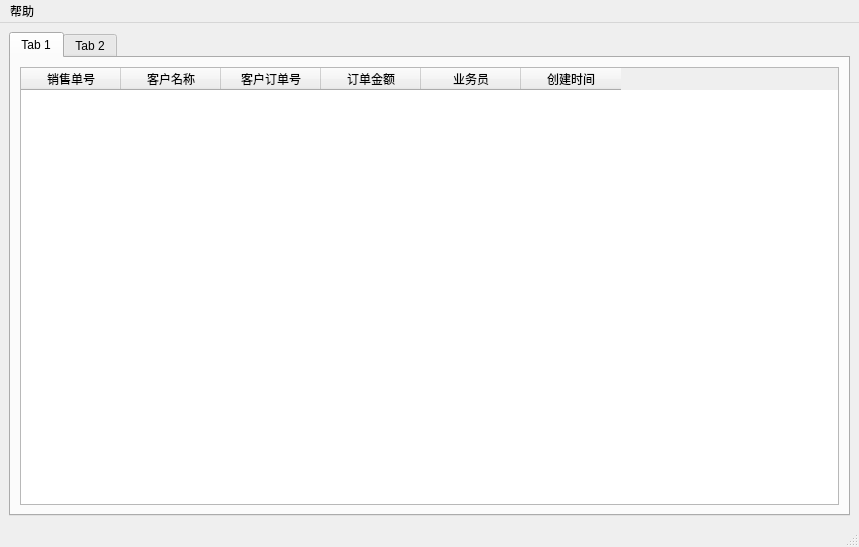
<?xml version="1.0" encoding="UTF-8"?>
<ui version="4.0">
 <class>Home</class>
 <widget class="QMainWindow" name="Home">
  <property name="geometry">
   <rect>
    <x>0</x>
    <y>0</y>
    <width>859</width>
    <height>547</height>
   </rect>
  </property>
  <property name="windowTitle">
   <string>MainWindow</string>
  </property>
  <widget class="QWidget" name="centralwidget">
   <layout class="QGridLayout" name="gridLayout">
    <item row="0" column="0">
     <widget class="QTabWidget" name="tabWidget">
      <property name="currentIndex">
       <number>0</number>
      </property>
      <widget class="QWidget" name="tab_3">
       <attribute name="title">
        <string>Tab 1</string>
       </attribute>
       <layout class="QGridLayout" name="gridLayout_2">
        <item row="0" column="0">
         <widget class="QTableWidget" name="tableWidget">
          <column>
           <property name="text">
            <string comment="方法" extracomment="飞飞飞">销售单号</string>
           </property>
          </column>
          <column>
           <property name="text">
            <string>客户名称</string>
           </property>
          </column>
          <column>
           <property name="text">
            <string>客户订单号</string>
           </property>
          </column>
          <column>
           <property name="text">
            <string>订单金额</string>
           </property>
          </column>
          <column>
           <property name="text">
            <string>业务员</string>
           </property>
          </column>
          <column>
           <property name="text">
            <string>创建时间</string>
           </property>
          </column>
         </widget>
        </item>
       </layout>
      </widget>
      <widget class="QWidget" name="tab_4">
       <attribute name="title">
        <string>Tab 2</string>
       </attribute>
      </widget>
     </widget>
    </item>
   </layout>
  </widget>
  <widget class="QMenuBar" name="menubar">
   <property name="geometry">
    <rect>
     <x>0</x>
     <y>0</y>
     <width>859</width>
     <height>24</height>
    </rect>
   </property>
   <widget class="QMenu" name="menu">
    <property name="title">
     <string>帮助</string>
    </property>
    <addaction name="action"/>
   </widget>
   <addaction name="menu"/>
  </widget>
  <widget class="QStatusBar" name="statusbar"/>
  <action name="action">
   <property name="icon">
    <iconset theme="applications-science"/>
   </property>
   <property name="text">
    <string>关于</string>
   </property>
  </action>
 </widget>
 <resources/>
 <connections>
  <connection>
   <sender>menubar</sender>
   <signal>triggered(QAction*)</signal>
   <receiver>Home</receiver>
   <slot>toolbarClicked()</slot>
   <hints>
    <hint type="sourcelabel">
     <x>32</x>
     <y>10</y>
    </hint>
    <hint type="destinationlabel">
     <x>257</x>
     <y>98</y>
    </hint>
   </hints>
  </connection>
 </connections>
 <slots>
  <slot>toolbarClicked()</slot>
 </slots>
</ui>
